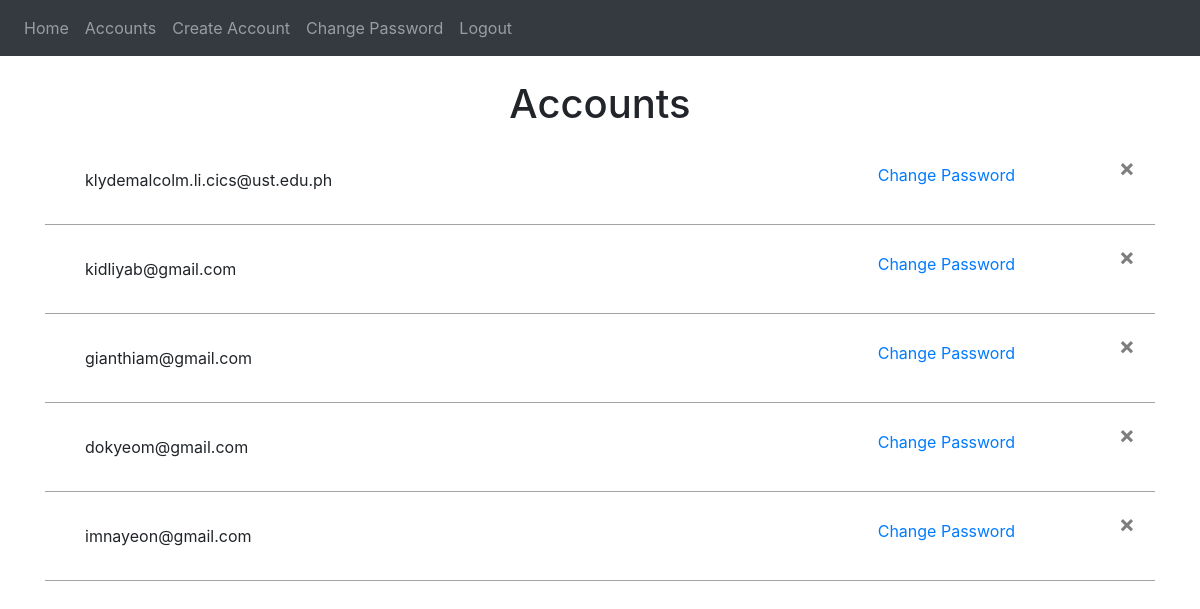
The app's page /accounts (signed in) with its own data.
### website/models.py (models this page shows)
class User(db.Model, UserMixin):
    id = db.Column(db.Integer, primary_key=True)
    email = db.Column(db.String(150), unique=True)
    password = db.Column(db.String(150))
    firstName = db.Column(db.String(150))

### website/views.py (the view)
@ views.route('/accounts', methods=['GET', 'POST'])
@ login_required
def accounts():
    if current_user.id > 3:
        return redirect(url_for('views.home'))
    if request.method == 'POST':
        session['changePasswordFor'] = request.form.get('changePasswordFor')
        return redirect(url_for('auth.changePasswordFor'))
    users = User.query.all()
    return render_template("accounts.html", user=current_user, users=users)

### website/__init__.py (called while the page is built)
def create_app():
    app = Flask(__name__)
    app.config['SECRET_KEY'] = 'holyshesh'
    app.config['SQLALCHEMY_DATABASE_URI'] = f'sqlite:///{DB_NAME}'
    db.init_app(app)
    from .views import views
    from .auth import auth
    app.register_blueprint(views, url_prefix='/')
    app.register_blueprint(auth, url_prefix='/')
    from .models import User
    with app.app_context():
        db.create_all()
    login_manager = LoginManager()
    login_manager.login_view = 'auth.login'
    login_manager.init_app(app)
    @login_manager.user_loader
    def load_user(id):
        return User.query.get(int(id))
    return app

### website/templates/accounts.html (shortened to what this page needs)
{% extends "base.html" %}
{% block content %}
<br/>
<h1 align="center">Accounts</h1>
    <ul class="list-group list-group-flush" id="notes">
            {% for fetchUser in users %}
                {% if fetchUser.id != user.id %}
                <div class="accounts" style="border-bottom: 1px solid rgb(163, 163, 163);">
                    <div style="width: 60%;">
                        <li class="list-group-item">
                            {{ fetchUser.email }}
                    </div>
                    <div style="width: 30%;">
                        <form method="POST" align="right">
                            <button type="submit" class="btn btn-link">Change Password</button>
                        </form>
                    </div>
                    <div style="width: 10%;">
                        <button type="button" class="close" onClick="deleteAcc({{ fetchUser.id }})">
                            <span aria-hidden="true">&times;</span>
                        </button>
                    </div>
                </div>
                {% endif %}
            {% endfor %}
    </ul>
{% endblock %}

### website/static/style.css (style rules this page uses)
.list-group-item { width: auto; }
.accounts { padding: 20px; display: flex; }

### records on screen
User: email "klydemalcolm.li.cics@ust.edu.ph"
User: email "kidliyab@gmail.com"
User: email "gianthiam@gmail.com"
User: email "dokyeom@gmail.com"
User: email "imnayeon@gmail.com"
